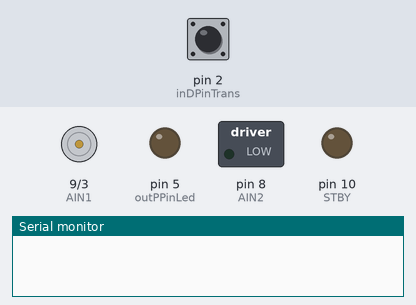
Recording of a sketch running on a simulated Arduino Uno, built with avr-gcc and run on an emulated ATmega328P. On the bench: direction and speed pins drawn as motors (green arrow = direction pin HIGH = forward, orange = LOW = backward, longer = more drive, stopped while the standby pin is LOW), switched loads named in the sketch (green lamp = pin HIGH), output pins drawn as LEDs (lit = HIGH), the last lines printed to the serial monitor. The test bench sets the inputs (shaded band); at power-on: pin 2 (inDPinTrans) HIGH.

Above: at 0.05 s.
At 6.45 s:
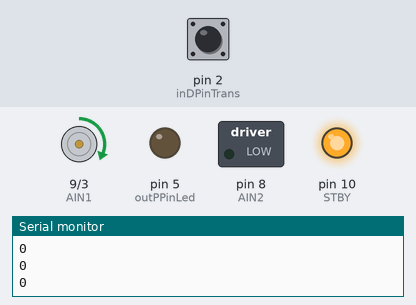
At 12.86 s:
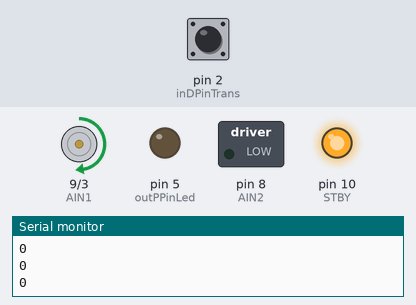
At 25.6 s:
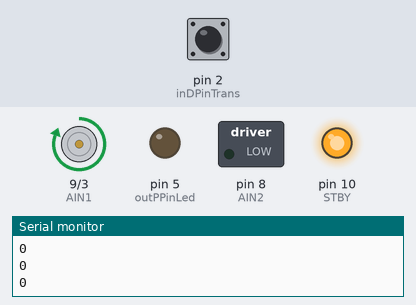
Timing chart, 0 to 27.1 s (numbered marks = the images above):
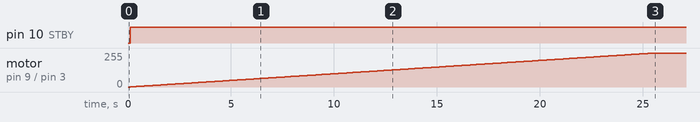

The sketch:

MotorSteuerung.ino
```cpp
// (licence header left out)
//Motor
const int STBY = 10; //standby
const int PWMA = 3; //Speed control
const int AIN1 = 9; //Direction
const int AIN2 = 8; //Direction

int curSpeed = 0;
int rps = 40;

//Sensor
//const int inAPinTrans = 0;
const int inDPinTrans = 2;
const int outPPinLed = 5;

int curRps = 0;

void motorStep()
{
  curRps++;
}

void setup(){
  //Allgemein
  noInterrupts();

  //Motor
  pinMode(STBY, OUTPUT);

  pinMode(PWMA, OUTPUT);
  pinMode(AIN1, OUTPUT);
  pinMode(AIN2, OUTPUT);
  stop();

  //Sensor
  pinMode(outPPinLed, OUTPUT);
  pinMode(inDPinTrans, INPUT);
  Serial.begin(9600);

  //Allgemein
  interrupts();
  attachInterrupt(0, motorStep, FALLING);
}

void loop(){
  //Sensor
  //val = analogRead(inAPinTrans);    // read the input pin
  //D: val = digitalRead(inDPinTrans);
  //analogWrite(outPPinLed,val/4);
  //D: digitalWrite(outPPinLed,val);
  curRps = 0;
  interrupts();
  delay(100);
  noInterrupts();
  curRps *= 10;
  curRps /= 6;

  if(curRps > rps)
    curSpeed--;
  if(curRps < rps)
    curSpeed++;
  Serial.println(curRps);             // curSpeed

  if(curSpeed > 255)
    curSpeed = 255;
  if(curSpeed < 0)
    curSpeed = 0;
  move(curSpeed, 1); //motor 1, full speed, left
}

void move(int speed, int direction){
//Move specific motor at speed and direction
//speed: 0 is off, and 255 is full speed
//direction: 0 clockwise, 1 counter-clockwise

  digitalWrite(STBY, HIGH); //disable standby

  boolean inPin1 = LOW;
  boolean inPin2 = HIGH;

  if(direction == 1){
    inPin1 = HIGH;
    inPin2 = LOW;
  }

  digitalWrite(AIN1, inPin1);
  digitalWrite(AIN2, inPin2);
  analogWrite(PWMA, speed);
}

void stop(){
//enable standby
  digitalWrite(STBY, LOW);
}
```

Measured:
- by itself, pin 10 (STBY): LOW → HIGH at 0.10 s
- by itself, motor on pin 9 (AIN1) / pin 3 (PWMA): moves from stopped to forward 255/255 over 25.4 s
